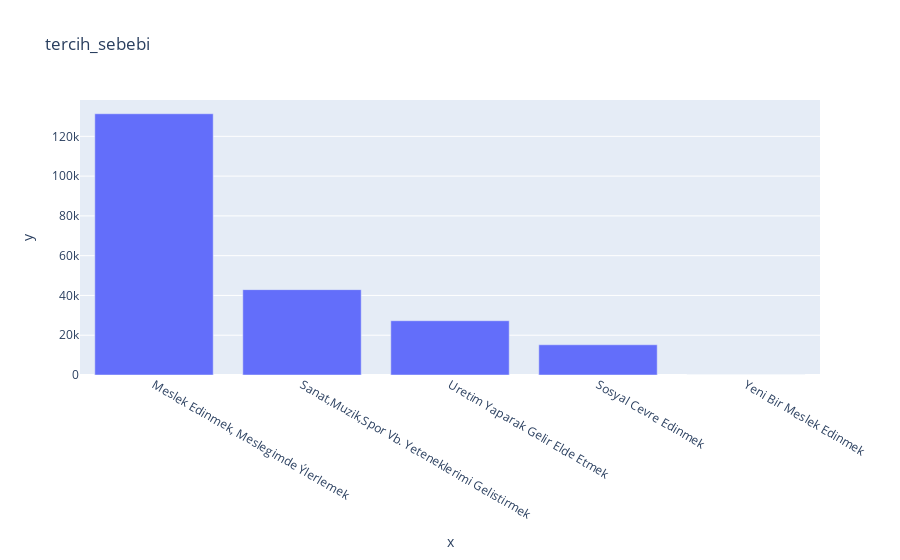

Notebook code for this chart:
### Markdown cell above
## tercih_sebebi

### Code cell
explore_categorical_column(df, 'tercih_sebebi')

### Figure 1 — Plotly figure (JSON) as saved in the notebook; plotly's stock layout.template omitted (floating-point values rounded to 4 significant figures)
{"data": [{"alignmentgroup": "True", "hovertemplate": "x=%{x}<br>y=%{y}<extra></extra>", "legendgroup": "", "marker": {"color": "#636efa", "pattern": {"shape": ""}}, "name": "", "offsetgroup": "", "orientation": "v", "showlegend": false, "textposition": "auto", "type": "bar", "x": ["Meslek Edinmek, Meslegimde Ýlerlemek", "Sanat,Muzik,Spor Vb. Yeteneklerimi Gelistirmek", "Uretim Yaparak Gelir Elde Etmek", "Sosyal Cevre Edinmek", "Yeni Bir Meslek Edinmek"], "xaxis": "x", "y": [131358, 42924, 27289, 15193, 1], "yaxis": "y"}], "layout": {"autosize": true, "barmode": "relative", "legend": {"tracegroupgap": 0}, "title": {"text": "tercih_sebebi"}, "xaxis": {"anchor": "y", "autorange": true, "domain": [0, 1], "range": [-0.5, 4.5], "title": {"text": "x"}, "type": "category"}, "yaxis": {"anchor": "x", "autorange": true, "domain": [0, 1], "range": [0, 138300.0], "title": {"text": "y"}, "type": "linear"}}}
